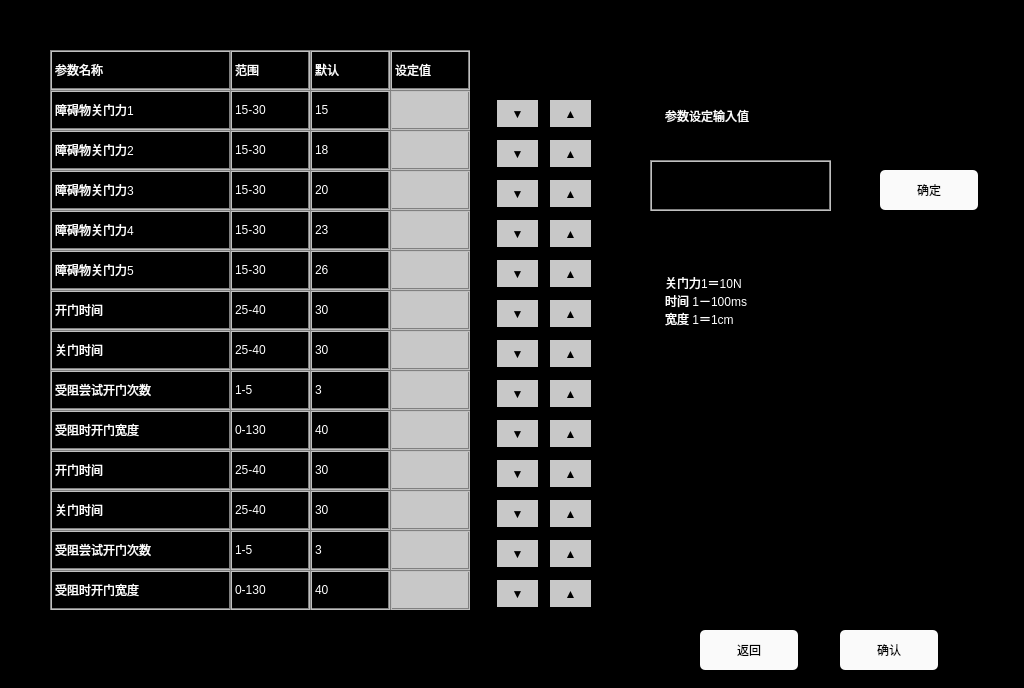
<?xml version="1.0" encoding="UTF-8"?>
<ui version="4.0">
 <class>SetDoorParameterPage</class>
 <widget class="QWidget" name="SetDoorParameterPage">
  <property name="geometry">
   <rect>
    <x>0</x>
    <y>0</y>
    <width>1024</width>
    <height>688</height>
   </rect>
  </property>
  <property name="windowTitle">
   <string>Form</string>
  </property>
  <property name="styleSheet">
   <string notr="true">QLabel
{
	color: white;
	border: 2px groove, gray;
    border-color: gray;
	font: 20px, &quot;SimHei&quot;;	
}

QWidget
{
	background-color: black;
}

QPushButton
{
	font: 20px, &quot;SimHei&quot;;
    color: black;
	background-color: rgb(250, 250, 250);
	border-radius: 5px;
}</string>
  </property>
  <widget class="QLabel" name="label">
   <property name="geometry">
    <rect>
     <x>50</x>
     <y>50</y>
     <width>181</width>
     <height>40</height>
    </rect>
   </property>
   <property name="text">
    <string>参数名称</string>
   </property>
  </widget>
  <widget class="QLabel" name="label_2">
   <property name="geometry">
    <rect>
     <x>50</x>
     <y>90</y>
     <width>181</width>
     <height>40</height>
    </rect>
   </property>
   <property name="text">
    <string>障碍物关门力1</string>
   </property>
  </widget>
  <widget class="QLabel" name="label_3">
   <property name="geometry">
    <rect>
     <x>50</x>
     <y>170</y>
     <width>181</width>
     <height>40</height>
    </rect>
   </property>
   <property name="text">
    <string>障碍物关门力3</string>
   </property>
  </widget>
  <widget class="QLabel" name="label_4">
   <property name="geometry">
    <rect>
     <x>50</x>
     <y>130</y>
     <width>181</width>
     <height>40</height>
    </rect>
   </property>
   <property name="text">
    <string>障碍物关门力2</string>
   </property>
  </widget>
  <widget class="QLabel" name="label_5">
   <property name="geometry">
    <rect>
     <x>50</x>
     <y>290</y>
     <width>181</width>
     <height>40</height>
    </rect>
   </property>
   <property name="text">
    <string>开门时间</string>
   </property>
  </widget>
  <widget class="QLabel" name="label_6">
   <property name="geometry">
    <rect>
     <x>50</x>
     <y>330</y>
     <width>181</width>
     <height>40</height>
    </rect>
   </property>
   <property name="text">
    <string>关门时间</string>
   </property>
  </widget>
  <widget class="QLabel" name="label_7">
   <property name="geometry">
    <rect>
     <x>50</x>
     <y>210</y>
     <width>181</width>
     <height>40</height>
    </rect>
   </property>
   <property name="text">
    <string>障碍物关门力4</string>
   </property>
  </widget>
  <widget class="QLabel" name="label_8">
   <property name="geometry">
    <rect>
     <x>50</x>
     <y>250</y>
     <width>181</width>
     <height>40</height>
    </rect>
   </property>
   <property name="text">
    <string>障碍物关门力5</string>
   </property>
  </widget>
  <widget class="QLabel" name="label_9">
   <property name="geometry">
    <rect>
     <x>50</x>
     <y>450</y>
     <width>181</width>
     <height>40</height>
    </rect>
   </property>
   <property name="text">
    <string>开门时间</string>
   </property>
  </widget>
  <widget class="QLabel" name="label_10">
   <property name="geometry">
    <rect>
     <x>50</x>
     <y>370</y>
     <width>181</width>
     <height>40</height>
    </rect>
   </property>
   <property name="text">
    <string>受阻尝试开门次数</string>
   </property>
  </widget>
  <widget class="QLabel" name="label_11">
   <property name="geometry">
    <rect>
     <x>50</x>
     <y>530</y>
     <width>181</width>
     <height>40</height>
    </rect>
   </property>
   <property name="text">
    <string>受阻尝试开门次数</string>
   </property>
  </widget>
  <widget class="QLabel" name="label_12">
   <property name="geometry">
    <rect>
     <x>50</x>
     <y>490</y>
     <width>181</width>
     <height>40</height>
    </rect>
   </property>
   <property name="text">
    <string>关门时间</string>
   </property>
  </widget>
  <widget class="QLabel" name="label_13">
   <property name="geometry">
    <rect>
     <x>50</x>
     <y>410</y>
     <width>181</width>
     <height>40</height>
    </rect>
   </property>
   <property name="text">
    <string>受阻时开门宽度</string>
   </property>
  </widget>
  <widget class="QLabel" name="label_14">
   <property name="geometry">
    <rect>
     <x>50</x>
     <y>570</y>
     <width>181</width>
     <height>40</height>
    </rect>
   </property>
   <property name="text">
    <string>受阻时开门宽度</string>
   </property>
  </widget>
  <widget class="QLabel" name="label_15">
   <property name="geometry">
    <rect>
     <x>230</x>
     <y>570</y>
     <width>80</width>
     <height>40</height>
    </rect>
   </property>
   <property name="text">
    <string>0-130</string>
   </property>
  </widget>
  <widget class="QLabel" name="label_16">
   <property name="geometry">
    <rect>
     <x>230</x>
     <y>170</y>
     <width>80</width>
     <height>40</height>
    </rect>
   </property>
   <property name="text">
    <string>15-30</string>
   </property>
  </widget>
  <widget class="QLabel" name="label_17">
   <property name="geometry">
    <rect>
     <x>230</x>
     <y>330</y>
     <width>80</width>
     <height>40</height>
    </rect>
   </property>
   <property name="text">
    <string>25-40</string>
   </property>
  </widget>
  <widget class="QLabel" name="label_18">
   <property name="geometry">
    <rect>
     <x>230</x>
     <y>530</y>
     <width>80</width>
     <height>40</height>
    </rect>
   </property>
   <property name="text">
    <string>1-5</string>
   </property>
  </widget>
  <widget class="QLabel" name="label_19">
   <property name="geometry">
    <rect>
     <x>230</x>
     <y>130</y>
     <width>80</width>
     <height>40</height>
    </rect>
   </property>
   <property name="text">
    <string>15-30</string>
   </property>
  </widget>
  <widget class="QLabel" name="label_20">
   <property name="geometry">
    <rect>
     <x>230</x>
     <y>450</y>
     <width>80</width>
     <height>40</height>
    </rect>
   </property>
   <property name="text">
    <string>25-40</string>
   </property>
  </widget>
  <widget class="QLabel" name="label_21">
   <property name="geometry">
    <rect>
     <x>230</x>
     <y>290</y>
     <width>80</width>
     <height>40</height>
    </rect>
   </property>
   <property name="text">
    <string>25-40</string>
   </property>
  </widget>
  <widget class="QLabel" name="label_22">
   <property name="geometry">
    <rect>
     <x>230</x>
     <y>50</y>
     <width>80</width>
     <height>40</height>
    </rect>
   </property>
   <property name="text">
    <string>范围</string>
   </property>
  </widget>
  <widget class="QLabel" name="label_23">
   <property name="geometry">
    <rect>
     <x>230</x>
     <y>410</y>
     <width>80</width>
     <height>40</height>
    </rect>
   </property>
   <property name="text">
    <string>0-130</string>
   </property>
  </widget>
  <widget class="QLabel" name="label_24">
   <property name="geometry">
    <rect>
     <x>230</x>
     <y>90</y>
     <width>80</width>
     <height>40</height>
    </rect>
   </property>
   <property name="text">
    <string>15-30</string>
   </property>
  </widget>
  <widget class="QLabel" name="label_25">
   <property name="geometry">
    <rect>
     <x>230</x>
     <y>250</y>
     <width>80</width>
     <height>40</height>
    </rect>
   </property>
   <property name="text">
    <string>15-30</string>
   </property>
  </widget>
  <widget class="QLabel" name="label_26">
   <property name="geometry">
    <rect>
     <x>230</x>
     <y>210</y>
     <width>80</width>
     <height>40</height>
    </rect>
   </property>
   <property name="text">
    <string>15-30</string>
   </property>
  </widget>
  <widget class="QLabel" name="label_27">
   <property name="geometry">
    <rect>
     <x>230</x>
     <y>490</y>
     <width>80</width>
     <height>40</height>
    </rect>
   </property>
   <property name="text">
    <string>25-40</string>
   </property>
  </widget>
  <widget class="QLabel" name="label_28">
   <property name="geometry">
    <rect>
     <x>230</x>
     <y>370</y>
     <width>80</width>
     <height>40</height>
    </rect>
   </property>
   <property name="text">
    <string>1-5</string>
   </property>
  </widget>
  <widget class="QLabel" name="label_29">
   <property name="geometry">
    <rect>
     <x>310</x>
     <y>370</y>
     <width>80</width>
     <height>40</height>
    </rect>
   </property>
   <property name="text">
    <string>3</string>
   </property>
  </widget>
  <widget class="QLabel" name="label_30">
   <property name="geometry">
    <rect>
     <x>310</x>
     <y>130</y>
     <width>80</width>
     <height>40</height>
    </rect>
   </property>
   <property name="text">
    <string>18</string>
   </property>
  </widget>
  <widget class="QLabel" name="label_31">
   <property name="geometry">
    <rect>
     <x>310</x>
     <y>170</y>
     <width>80</width>
     <height>40</height>
    </rect>
   </property>
   <property name="text">
    <string>20</string>
   </property>
  </widget>
  <widget class="QLabel" name="label_32">
   <property name="geometry">
    <rect>
     <x>310</x>
     <y>330</y>
     <width>80</width>
     <height>40</height>
    </rect>
   </property>
   <property name="text">
    <string>30</string>
   </property>
  </widget>
  <widget class="QLabel" name="label_33">
   <property name="geometry">
    <rect>
     <x>310</x>
     <y>450</y>
     <width>80</width>
     <height>40</height>
    </rect>
   </property>
   <property name="text">
    <string>30</string>
   </property>
  </widget>
  <widget class="QLabel" name="label_34">
   <property name="geometry">
    <rect>
     <x>310</x>
     <y>250</y>
     <width>80</width>
     <height>40</height>
    </rect>
   </property>
   <property name="text">
    <string>26</string>
   </property>
  </widget>
  <widget class="QLabel" name="label_35">
   <property name="geometry">
    <rect>
     <x>310</x>
     <y>570</y>
     <width>80</width>
     <height>40</height>
    </rect>
   </property>
   <property name="text">
    <string>40</string>
   </property>
  </widget>
  <widget class="QLabel" name="label_36">
   <property name="geometry">
    <rect>
     <x>310</x>
     <y>410</y>
     <width>80</width>
     <height>40</height>
    </rect>
   </property>
   <property name="text">
    <string>40</string>
   </property>
  </widget>
  <widget class="QLabel" name="label_37">
   <property name="geometry">
    <rect>
     <x>310</x>
     <y>210</y>
     <width>80</width>
     <height>40</height>
    </rect>
   </property>
   <property name="text">
    <string>23</string>
   </property>
  </widget>
  <widget class="QLabel" name="label_38">
   <property name="geometry">
    <rect>
     <x>310</x>
     <y>50</y>
     <width>80</width>
     <height>40</height>
    </rect>
   </property>
   <property name="text">
    <string>默认</string>
   </property>
  </widget>
  <widget class="QLabel" name="label_39">
   <property name="geometry">
    <rect>
     <x>310</x>
     <y>90</y>
     <width>80</width>
     <height>40</height>
    </rect>
   </property>
   <property name="text">
    <string>15</string>
   </property>
  </widget>
  <widget class="QLabel" name="label_40">
   <property name="geometry">
    <rect>
     <x>310</x>
     <y>530</y>
     <width>80</width>
     <height>40</height>
    </rect>
   </property>
   <property name="text">
    <string>3</string>
   </property>
  </widget>
  <widget class="QLabel" name="label_41">
   <property name="geometry">
    <rect>
     <x>310</x>
     <y>490</y>
     <width>80</width>
     <height>40</height>
    </rect>
   </property>
   <property name="text">
    <string>30</string>
   </property>
  </widget>
  <widget class="QLabel" name="label_42">
   <property name="geometry">
    <rect>
     <x>310</x>
     <y>290</y>
     <width>80</width>
     <height>40</height>
    </rect>
   </property>
   <property name="text">
    <string>30</string>
   </property>
  </widget>
  <widget class="QLabel" name="label_43">
   <property name="geometry">
    <rect>
     <x>390</x>
     <y>290</y>
     <width>80</width>
     <height>40</height>
    </rect>
   </property>
   <property name="styleSheet">
    <string notr="true">background-color:rgb(200,200,200);</string>
   </property>
   <property name="text">
    <string/>
   </property>
  </widget>
  <widget class="QLabel" name="label_44">
   <property name="geometry">
    <rect>
     <x>390</x>
     <y>530</y>
     <width>80</width>
     <height>40</height>
    </rect>
   </property>
   <property name="styleSheet">
    <string notr="true">background-color:rgb(200,200,200);</string>
   </property>
   <property name="text">
    <string/>
   </property>
  </widget>
  <widget class="QLabel" name="label_45">
   <property name="geometry">
    <rect>
     <x>390</x>
     <y>370</y>
     <width>80</width>
     <height>40</height>
    </rect>
   </property>
   <property name="styleSheet">
    <string notr="true">background-color:rgb(200,200,200);</string>
   </property>
   <property name="text">
    <string/>
   </property>
  </widget>
  <widget class="QLabel" name="label_46">
   <property name="geometry">
    <rect>
     <x>390</x>
     <y>210</y>
     <width>80</width>
     <height>40</height>
    </rect>
   </property>
   <property name="styleSheet">
    <string notr="true">background-color:rgb(200,200,200);</string>
   </property>
   <property name="text">
    <string/>
   </property>
  </widget>
  <widget class="QLabel" name="label_47">
   <property name="geometry">
    <rect>
     <x>390</x>
     <y>410</y>
     <width>80</width>
     <height>40</height>
    </rect>
   </property>
   <property name="styleSheet">
    <string notr="true">background-color:rgb(200,200,200);</string>
   </property>
   <property name="text">
    <string/>
   </property>
  </widget>
  <widget class="QLabel" name="label_48">
   <property name="geometry">
    <rect>
     <x>390</x>
     <y>90</y>
     <width>80</width>
     <height>40</height>
    </rect>
   </property>
   <property name="styleSheet">
    <string notr="true">background-color:rgb(200,200,200);</string>
   </property>
   <property name="text">
    <string/>
   </property>
  </widget>
  <widget class="QLabel" name="label_49">
   <property name="geometry">
    <rect>
     <x>390</x>
     <y>170</y>
     <width>80</width>
     <height>40</height>
    </rect>
   </property>
   <property name="styleSheet">
    <string notr="true">background-color:rgb(200,200,200);</string>
   </property>
   <property name="text">
    <string/>
   </property>
  </widget>
  <widget class="QLabel" name="label_50">
   <property name="geometry">
    <rect>
     <x>390</x>
     <y>450</y>
     <width>80</width>
     <height>40</height>
    </rect>
   </property>
   <property name="styleSheet">
    <string notr="true">background-color:rgb(200,200,200);</string>
   </property>
   <property name="text">
    <string/>
   </property>
  </widget>
  <widget class="QLabel" name="label_51">
   <property name="geometry">
    <rect>
     <x>390</x>
     <y>570</y>
     <width>80</width>
     <height>40</height>
    </rect>
   </property>
   <property name="styleSheet">
    <string notr="true">background-color:rgb(200,200,200);</string>
   </property>
   <property name="text">
    <string/>
   </property>
  </widget>
  <widget class="QLabel" name="label_52">
   <property name="geometry">
    <rect>
     <x>390</x>
     <y>50</y>
     <width>80</width>
     <height>40</height>
    </rect>
   </property>
   <property name="text">
    <string>设定值</string>
   </property>
  </widget>
  <widget class="QLabel" name="label_53">
   <property name="geometry">
    <rect>
     <x>390</x>
     <y>490</y>
     <width>80</width>
     <height>40</height>
    </rect>
   </property>
   <property name="styleSheet">
    <string notr="true">background-color:rgb(200,200,200);</string>
   </property>
   <property name="text">
    <string/>
   </property>
  </widget>
  <widget class="QLabel" name="label_54">
   <property name="geometry">
    <rect>
     <x>390</x>
     <y>130</y>
     <width>80</width>
     <height>40</height>
    </rect>
   </property>
   <property name="styleSheet">
    <string notr="true">background-color:rgb(200,200,200);</string>
   </property>
   <property name="text">
    <string/>
   </property>
  </widget>
  <widget class="QLabel" name="label_55">
   <property name="geometry">
    <rect>
     <x>390</x>
     <y>330</y>
     <width>80</width>
     <height>40</height>
    </rect>
   </property>
   <property name="styleSheet">
    <string notr="true">background-color:rgb(200,200,200);</string>
   </property>
   <property name="text">
    <string/>
   </property>
  </widget>
  <widget class="QLabel" name="label_56">
   <property name="geometry">
    <rect>
     <x>390</x>
     <y>250</y>
     <width>80</width>
     <height>40</height>
    </rect>
   </property>
   <property name="styleSheet">
    <string notr="true">background-color:rgb(200,200,200);</string>
   </property>
   <property name="text">
    <string/>
   </property>
  </widget>
  <widget class="QPushButton" name="pushButton">
   <property name="geometry">
    <rect>
     <x>497</x>
     <y>100</y>
     <width>41</width>
     <height>27</height>
    </rect>
   </property>
   <property name="styleSheet">
    <string notr="true">QPushButton
{
	font: 20px, &quot;SimHei&quot;;
    color: black;
	background-color: rgb(200, 200, 200);
	border-radius:0px;
}</string>
   </property>
   <property name="text">
    <string>▼</string>
   </property>
  </widget>
  <widget class="QPushButton" name="pushButton_2">
   <property name="geometry">
    <rect>
     <x>550</x>
     <y>100</y>
     <width>41</width>
     <height>27</height>
    </rect>
   </property>
   <property name="styleSheet">
    <string notr="true">QPushButton
{
	font: 20px, &quot;SimHei&quot;;
    color: black;
	background-color: rgb(200, 200, 200);
	border-radius:0px;
}</string>
   </property>
   <property name="text">
    <string>▲</string>
   </property>
  </widget>
  <widget class="QPushButton" name="pushButton_3">
   <property name="geometry">
    <rect>
     <x>550</x>
     <y>140</y>
     <width>41</width>
     <height>27</height>
    </rect>
   </property>
   <property name="styleSheet">
    <string notr="true">QPushButton
{
	font: 20px, &quot;SimHei&quot;;
    color: black;
	background-color: rgb(200, 200, 200);
	border-radius:0px;
}</string>
   </property>
   <property name="text">
    <string>▲</string>
   </property>
  </widget>
  <widget class="QPushButton" name="pushButton_4">
   <property name="geometry">
    <rect>
     <x>497</x>
     <y>140</y>
     <width>41</width>
     <height>27</height>
    </rect>
   </property>
   <property name="styleSheet">
    <string notr="true">QPushButton
{
	font: 20px, &quot;SimHei&quot;;
    color: black;
	background-color: rgb(200, 200, 200);
	border-radius:0px;
}</string>
   </property>
   <property name="text">
    <string>▼</string>
   </property>
  </widget>
  <widget class="QPushButton" name="pushButton_5">
   <property name="geometry">
    <rect>
     <x>550</x>
     <y>180</y>
     <width>41</width>
     <height>27</height>
    </rect>
   </property>
   <property name="styleSheet">
    <string notr="true">QPushButton
{
	font: 20px, &quot;SimHei&quot;;
    color: black;
	background-color: rgb(200, 200, 200);
	border-radius:0px;
}</string>
   </property>
   <property name="text">
    <string>▲</string>
   </property>
  </widget>
  <widget class="QPushButton" name="pushButton_6">
   <property name="geometry">
    <rect>
     <x>497</x>
     <y>180</y>
     <width>41</width>
     <height>27</height>
    </rect>
   </property>
   <property name="styleSheet">
    <string notr="true">QPushButton
{
	font: 20px, &quot;SimHei&quot;;
    color: black;
	background-color: rgb(200, 200, 200);
	border-radius:0px;
}</string>
   </property>
   <property name="text">
    <string>▼</string>
   </property>
  </widget>
  <widget class="QPushButton" name="pushButton_7">
   <property name="geometry">
    <rect>
     <x>550</x>
     <y>220</y>
     <width>41</width>
     <height>27</height>
    </rect>
   </property>
   <property name="styleSheet">
    <string notr="true">QPushButton
{
	font: 20px, &quot;SimHei&quot;;
    color: black;
	background-color: rgb(200, 200, 200);
	border-radius:0px;
}</string>
   </property>
   <property name="text">
    <string>▲</string>
   </property>
  </widget>
  <widget class="QPushButton" name="pushButton_8">
   <property name="geometry">
    <rect>
     <x>497</x>
     <y>220</y>
     <width>41</width>
     <height>27</height>
    </rect>
   </property>
   <property name="styleSheet">
    <string notr="true">QPushButton
{
	font: 20px, &quot;SimHei&quot;;
    color: black;
	background-color: rgb(200, 200, 200);
	border-radius:0px;
}</string>
   </property>
   <property name="text">
    <string>▼</string>
   </property>
  </widget>
  <widget class="QPushButton" name="pushButton_9">
   <property name="geometry">
    <rect>
     <x>550</x>
     <y>260</y>
     <width>41</width>
     <height>27</height>
    </rect>
   </property>
   <property name="styleSheet">
    <string notr="true">QPushButton
{
	font: 20px, &quot;SimHei&quot;;
    color: black;
	background-color: rgb(200, 200, 200);
	border-radius:0px;
}</string>
   </property>
   <property name="text">
    <string>▲</string>
   </property>
  </widget>
  <widget class="QPushButton" name="pushButton_10">
   <property name="geometry">
    <rect>
     <x>497</x>
     <y>260</y>
     <width>41</width>
     <height>27</height>
    </rect>
   </property>
   <property name="styleSheet">
    <string notr="true">QPushButton
{
	font: 20px, &quot;SimHei&quot;;
    color: black;
	background-color: rgb(200, 200, 200);
	border-radius:0px;
}</string>
   </property>
   <property name="text">
    <string>▼</string>
   </property>
  </widget>
  <widget class="QPushButton" name="pushButton_11">
   <property name="geometry">
    <rect>
     <x>550</x>
     <y>300</y>
     <width>41</width>
     <height>27</height>
    </rect>
   </property>
   <property name="styleSheet">
    <string notr="true">QPushButton
{
	font: 20px, &quot;SimHei&quot;;
    color: black;
	background-color: rgb(200, 200, 200);
	border-radius:0px;
}</string>
   </property>
   <property name="text">
    <string>▲</string>
   </property>
  </widget>
  <widget class="QPushButton" name="pushButton_12">
   <property name="geometry">
    <rect>
     <x>497</x>
     <y>300</y>
     <width>41</width>
     <height>27</height>
    </rect>
   </property>
   <property name="styleSheet">
    <string notr="true">QPushButton
{
	font: 20px, &quot;SimHei&quot;;
    color: black;
	background-color: rgb(200, 200, 200);
	border-radius:0px;
}</string>
   </property>
   <property name="text">
    <string>▼</string>
   </property>
  </widget>
  <widget class="QPushButton" name="pushButton_13">
   <property name="geometry">
    <rect>
     <x>550</x>
     <y>340</y>
     <width>41</width>
     <height>27</height>
    </rect>
   </property>
   <property name="styleSheet">
    <string notr="true">QPushButton
{
	font: 20px, &quot;SimHei&quot;;
    color: black;
	background-color: rgb(200, 200, 200);
	border-radius:0px;
}</string>
   </property>
   <property name="text">
    <string>▲</string>
   </property>
  </widget>
  <widget class="QPushButton" name="pushButton_14">
   <property name="geometry">
    <rect>
     <x>497</x>
     <y>340</y>
     <width>41</width>
     <height>27</height>
    </rect>
   </property>
   <property name="styleSheet">
    <string notr="true">QPushButton
{
	font: 20px, &quot;SimHei&quot;;
    color: black;
	background-color: rgb(200, 200, 200);
	border-radius:0px;
}</string>
   </property>
   <property name="text">
    <string>▼</string>
   </property>
  </widget>
  <widget class="QPushButton" name="pushButton_15">
   <property name="geometry">
    <rect>
     <x>497</x>
     <y>380</y>
     <width>41</width>
     <height>27</height>
    </rect>
   </property>
   <property name="styleSheet">
    <string notr="true">QPushButton
{
	font: 20px, &quot;SimHei&quot;;
    color: black;
	background-color: rgb(200, 200, 200);
	border-radius:0px;
}</string>
   </property>
   <property name="text">
    <string>▼</string>
   </property>
  </widget>
  <widget class="QPushButton" name="pushButton_16">
   <property name="geometry">
    <rect>
     <x>550</x>
     <y>380</y>
     <width>41</width>
     <height>27</height>
    </rect>
   </property>
   <property name="styleSheet">
    <string notr="true">QPushButton
{
	font: 20px, &quot;SimHei&quot;;
    color: black;
	background-color: rgb(200, 200, 200);
	border-radius:0px;
}</string>
   </property>
   <property name="text">
    <string>▲</string>
   </property>
  </widget>
  <widget class="QPushButton" name="pushButton_17">
   <property name="geometry">
    <rect>
     <x>550</x>
     <y>420</y>
     <width>41</width>
     <height>27</height>
    </rect>
   </property>
   <property name="styleSheet">
    <string notr="true">QPushButton
{
	font: 20px, &quot;SimHei&quot;;
    color: black;
	background-color: rgb(200, 200, 200);
	border-radius:0px;
}</string>
   </property>
   <property name="text">
    <string>▲</string>
   </property>
  </widget>
  <widget class="QPushButton" name="pushButton_18">
   <property name="geometry">
    <rect>
     <x>497</x>
     <y>420</y>
     <width>41</width>
     <height>27</height>
    </rect>
   </property>
   <property name="styleSheet">
    <string notr="true">QPushButton
{
	font: 20px, &quot;SimHei&quot;;
    color: black;
	background-color: rgb(200, 200, 200);
	border-radius:0px;
}</string>
   </property>
   <property name="text">
    <string>▼</string>
   </property>
  </widget>
  <widget class="QPushButton" name="pushButton_19">
   <property name="geometry">
    <rect>
     <x>550</x>
     <y>460</y>
     <width>41</width>
     <height>27</height>
    </rect>
   </property>
   <property name="styleSheet">
    <string notr="true">QPushButton
{
	font: 20px, &quot;SimHei&quot;;
    color: black;
	background-color: rgb(200, 200, 200);
	border-radius:0px;
}</string>
   </property>
   <property name="text">
    <string>▲</string>
   </property>
  </widget>
  <widget class="QPushButton" name="pushButton_20">
   <property name="geometry">
    <rect>
     <x>497</x>
     <y>460</y>
     <width>41</width>
     <height>27</height>
    </rect>
   </property>
   <property name="styleSheet">
    <string notr="true">QPushButton
{
	font: 20px, &quot;SimHei&quot;;
    color: black;
	background-color: rgb(200, 200, 200);
	border-radius:0px;
}</string>
   </property>
   <property name="text">
    <string>▼</string>
   </property>
  </widget>
  <widget class="QPushButton" name="pushButton_21">
   <property name="geometry">
    <rect>
     <x>550</x>
     <y>500</y>
     <width>41</width>
     <height>27</height>
    </rect>
   </property>
   <property name="styleSheet">
    <string notr="true">QPushButton
{
	font: 20px, &quot;SimHei&quot;;
    color: black;
	background-color: rgb(200, 200, 200);
	border-radius:0px;
}</string>
   </property>
   <property name="text">
    <string>▲</string>
   </property>
  </widget>
  <widget class="QPushButton" name="pushButton_22">
   <property name="geometry">
    <rect>
     <x>497</x>
     <y>500</y>
     <width>41</width>
     <height>27</height>
    </rect>
   </property>
   <property name="styleSheet">
    <string notr="true">QPushButton
{
	font: 20px, &quot;SimHei&quot;;
    color: black;
	background-color: rgb(200, 200, 200);
	border-radius:0px;
}</string>
   </property>
   <property name="text">
    <string>▼</string>
   </property>
  </widget>
  <widget class="QPushButton" name="pushButton_23">
   <property name="geometry">
    <rect>
     <x>550</x>
     <y>540</y>
     <width>41</width>
     <height>27</height>
    </rect>
   </property>
   <property name="styleSheet">
    <string notr="true">QPushButton
{
	font: 20px, &quot;SimHei&quot;;
    color: black;
	background-color: rgb(200, 200, 200);
	border-radius:0px;
}</string>
   </property>
   <property name="text">
    <string>▲</string>
   </property>
  </widget>
  <widget class="QPushButton" name="pushButton_24">
   <property name="geometry">
    <rect>
     <x>497</x>
     <y>540</y>
     <width>41</width>
     <height>27</height>
    </rect>
   </property>
   <property name="styleSheet">
    <string notr="true">QPushButton
{
	font: 20px, &quot;SimHei&quot;;
    color: black;
	background-color: rgb(200, 200, 200);
	border-radius:0px;
}</string>
   </property>
   <property name="text">
    <string>▼</string>
   </property>
  </widget>
  <widget class="QPushButton" name="pushButton_25">
   <property name="geometry">
    <rect>
     <x>550</x>
     <y>580</y>
     <width>41</width>
     <height>27</height>
    </rect>
   </property>
   <property name="styleSheet">
    <string notr="true">QPushButton
{
	font: 20px, &quot;SimHei&quot;;
    color: black;
	background-color: rgb(200, 200, 200);
	border-radius:0px;
}</string>
   </property>
   <property name="text">
    <string>▲</string>
   </property>
  </widget>
  <widget class="QPushButton" name="pushButton_26">
   <property name="geometry">
    <rect>
     <x>497</x>
     <y>580</y>
     <width>41</width>
     <height>27</height>
    </rect>
   </property>
   <property name="styleSheet">
    <string notr="true">QPushButton
{
	font: 20px, &quot;SimHei&quot;;
    color: black;
	background-color: rgb(200, 200, 200);
	border-radius:0px;
}</string>
   </property>
   <property name="text">
    <string>▼</string>
   </property>
  </widget>
  <widget class="QLabel" name="label_57">
   <property name="geometry">
    <rect>
     <x>660</x>
     <y>100</y>
     <width>161</width>
     <height>31</height>
    </rect>
   </property>
   <property name="styleSheet">
    <string notr="true">border-color:black;</string>
   </property>
   <property name="text">
    <string>参数设定输入值</string>
   </property>
  </widget>
  <widget class="QLabel" name="label_58">
   <property name="geometry">
    <rect>
     <x>650</x>
     <y>160</y>
     <width>181</width>
     <height>51</height>
    </rect>
   </property>
   <property name="text">
    <string/>
   </property>
  </widget>
  <widget class="QPushButton" name="pushButton_27">
   <property name="geometry">
    <rect>
     <x>880</x>
     <y>170</y>
     <width>98</width>
     <height>40</height>
    </rect>
   </property>
   <property name="text">
    <string>确定</string>
   </property>
  </widget>
  <widget class="QLabel" name="label_59">
   <property name="geometry">
    <rect>
     <x>660</x>
     <y>250</y>
     <width>161</width>
     <height>101</height>
    </rect>
   </property>
   <property name="styleSheet">
    <string notr="true">border-color:black;</string>
   </property>
   <property name="text">
    <string>关门力1＝10N
时间 1－100ms
宽度 1＝1cm</string>
   </property>
  </widget>
  <widget class="QPushButton" name="pushButton_28">
   <property name="geometry">
    <rect>
     <x>700</x>
     <y>630</y>
     <width>98</width>
     <height>40</height>
    </rect>
   </property>
   <property name="text">
    <string>返回</string>
   </property>
  </widget>
  <widget class="QPushButton" name="pushButton_29">
   <property name="geometry">
    <rect>
     <x>840</x>
     <y>630</y>
     <width>98</width>
     <height>40</height>
    </rect>
   </property>
   <property name="text">
    <string>确认</string>
   </property>
  </widget>
 </widget>
 <resources/>
 <connections/>
</ui>
